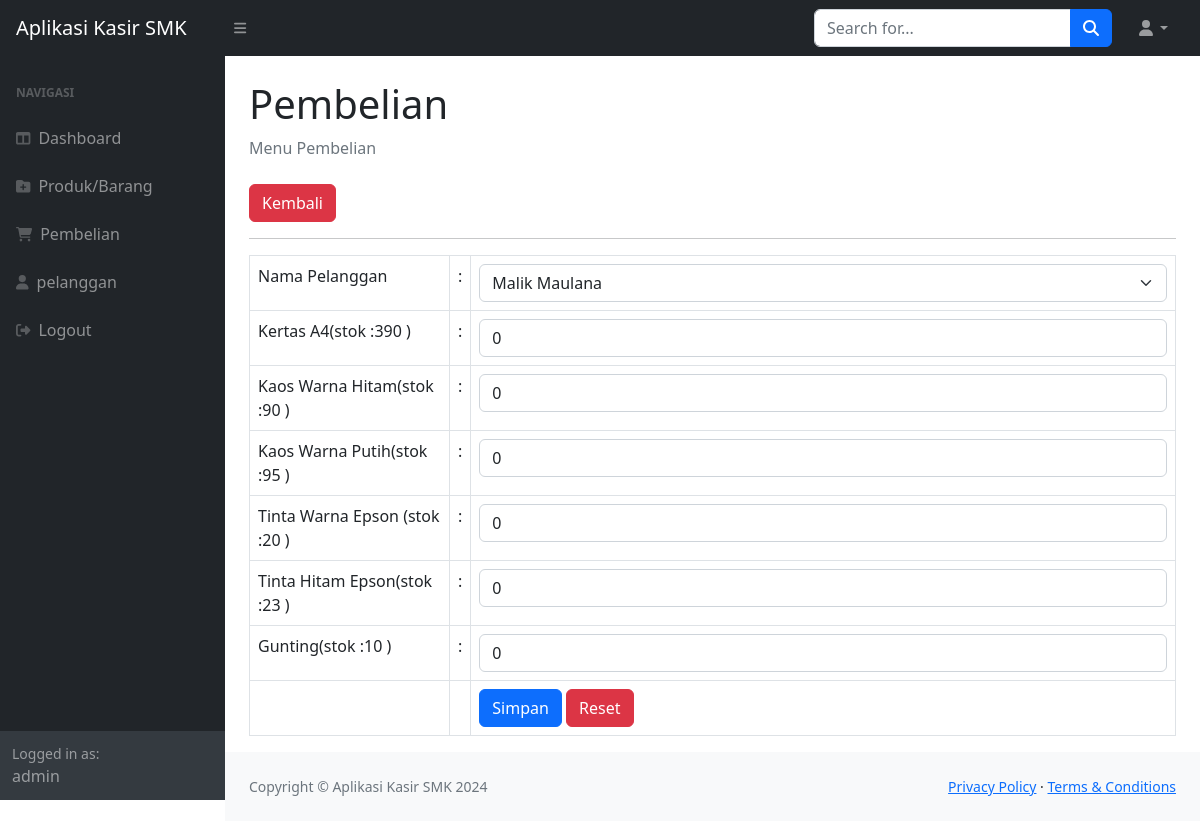
The page /index.php?page=pembelian_tambah (signed in) on the database its author committed.
### tables this page shows
CREATE TABLE `produk` (
  `idproduk` int(11) NOT NULL,
  `namaproduk` varchar(255) DEFAULT NULL,
  `harga` int(11) DEFAULT NULL,
  `stok` int(11) DEFAULT NULL
);

### pembelian_tambah.php (the view, shortened to what this page needs)
<div class="container-fluid px-4">
                        <h1 class="mt-4">Pembelian</h1>
                        <ol class="breadcrumb mb-4">
                            <li class="breadcrumb-item active"> Menu Pembelian</li>
                        </ol>
                        <a href="?page=pembelian" class="btn btn-danger">Kembali</a>
                        <hr>
                        <form method="post">
                            <table class="table table-bordered">
                                <tr>
                                    <td width="200">Nama Pelanggan</td>
                                    <td width="1">:</td>
                                    <td>
                                        <select class="form-control form-select" name="idpelanggan">
                                            <?php
                                                $p = mysqli_query($koneksi,"SELECT*FROM pelanggan");
                                                while($pel = mysqli_fetch_array($p)){
                                                   ?>
                                                   <option value="<?php echo $pel['idpelanggan']; ?>"><?php echo $pel['namapelanggan']; ?></option>
                                                   <?php
                                                }
                                            ?>
                                        </select>
                                    </td>
                                </tr>
                                <?php
                                    $prod = mysqli_query($koneksi,"SELECT*FROM produk");
                                    while($produk = mysqli_fetch_array($prod)){
                                ?>
                                <tr>
                                    <td><?php echo $produk['namaproduk'] . '(stok :'.$produk['stok'].' )'; ?></td>
                                    <td>:</td>
                                    <td>
                                        <input class="form-control" type="number"
                                        step="0" value="0" max="<?php echo $produk['stok']; ?>" name="produk[<?php echo $produk['idproduk']; ?>]"></td>
                                </tr>
                                <?php
                                    }
                                ?>
                                <tr>
                                    <td></td>
                                    <td></td>
                                    <td>
                                        <button type="submit" class="btn btn-primary">Simpan</button>
                                        <button type="reset" class="btn btn-danger">Reset</button>
                                    </td>
                                </tr>
                            </table>
                        </form>
</div>

### rows shown on the page
produk: namaproduk "Kertas A4", stok "390"
produk: namaproduk "Kaos Warna Hitam", stok "90"
produk: namaproduk "Kaos Warna Putih", stok "95"
produk: namaproduk "Tinta Warna Epson", stok "20"
produk: namaproduk "Tinta Hitam Epson", stok "23"
produk: namaproduk "Gunting", stok "10"

### other values the page prints
$_SESSION['user']['nama'] "admin"
form field idpelanggan "Malik Maulana"
